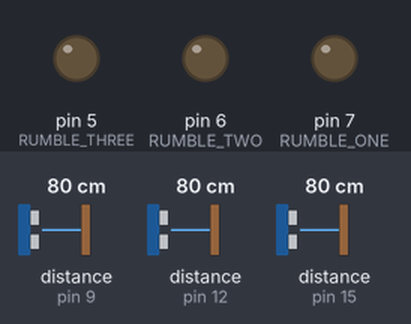
Bench run of a sketch on a simulated Arduino Uno, built with avr-gcc and run on an emulated ATmega328P. Shown: output pins drawn as LEDs (lit = HIGH). Wiring (inferred from the names in the program): 3 × ultrasonic range finder: trigger pin 10, echo pin 9 / trigger pin 13, echo pin 12 / trigger pin 16, echo pin 15. Inputs (shaded band) come from the test bench; at power-on: distance to the obstacle (sensors on pin 9, pin 12, pin 15) 80 cm. The echo pulse lasts 58.3 µs per cm; pins used as bus, display or sensor lines are not drawn.

Above: at 1.2 s.
1.3 s: distance to the obstacle (sensor on pin 9) set to 56 cm
2.8 s: distance to the obstacle (sensor on pin 9) set to 46 cm
At 3.6 s:
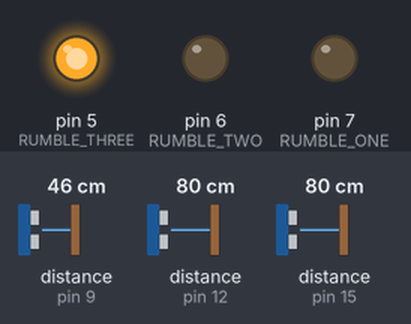
4.3 s: distance to the obstacle (sensor on pin 12) set to 56 cm
5.8 s: distance to the obstacle (sensor on pin 12) set to 48 cm
At 6.9 s:
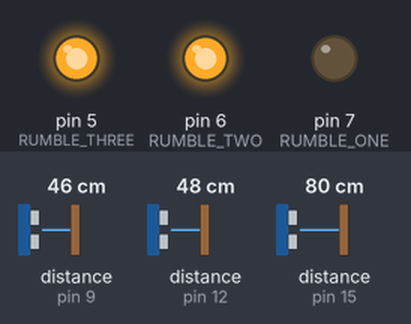
7.3 s: distance to the obstacle (sensor on pin 15) set to 56 cm
8.8 s: distance to the obstacle (sensor on pin 15) set to 46 cm
At 10.2 s:
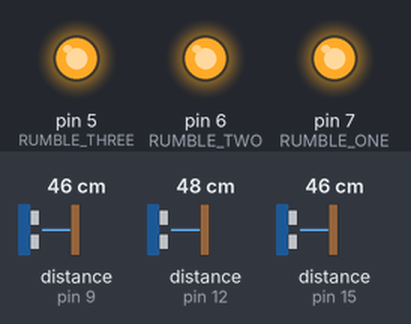
Timing chart, 0 to 11.3 s (numbered marks = the images above; inputs shaded):
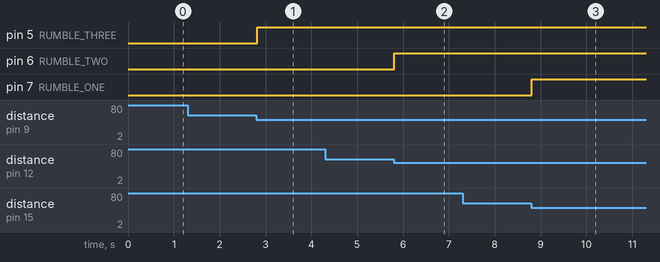

Measured:
- the behaviour switches between 51 and 50 cm on distance to the obstacle (sensor on pin 9) (found by bisection; images 0 and 1)
- the behaviour switches between 51 and 50 cm on distance to the obstacle (sensor on pin 12) (found by bisection; images 1 and 2)
- the behaviour switches between 51 and 50 cm on distance to the obstacle (sensor on pin 15) (found by bisection; images 2 and 3)
- after the input at 1.3 s, every drawn part: stays the same
- after the input at 2.8 s, pin 5 (RUMBLE_THREE): LOW → HIGH at once
- after the input at 4.3 s, every drawn part: stays the same
- after the input at 5.8 s, pin 6 (RUMBLE_TWO): LOW → HIGH at once
- after the input at 7.3 s, every drawn part: stays the same
- after the input at 8.8 s, pin 7 (RUMBLE_ONE): LOW → HIGH at once

The sketch:

SONAR_BELT.ino
```cpp
#define SONAR_FRONT_TRIGGER 16
#define SONAR_FRONT_ECHO 15

#define SONAR_LEFT_TRIGGER 13
#define SONAR_LEFT_ECHO 12

#define SONAR_RIGHT_TRIGGER 10
#define SONAR_RIGHT_ECHO 9

#define RUMBLE_ONE 7
#define RUMBLE_TWO 6
#define RUMBLE_THREE 5

#define SONAR_UPPER_BOUND 50
#define SONAR_LOWER_BOUND 0

#define SPEED_OF_SOUND_DIVISION_CONSTANT 58

#define SONAR_TIMEOUT 100000

void setup() {
  pinMode(SONAR_FRONT_TRIGGER, OUTPUT);
  pinMode(SONAR_FRONT_ECHO, INPUT);

  pinMode(SONAR_LEFT_TRIGGER, OUTPUT);
  pinMode(SONAR_LEFT_ECHO, INPUT);

  pinMode(SONAR_RIGHT_TRIGGER, OUTPUT);
  pinMode(SONAR_RIGHT_ECHO, INPUT);

  pinMode(RUMBLE_ONE, OUTPUT);
  pinMode(RUMBLE_TWO, OUTPUT);
  pinMode(RUMBLE_THREE, OUTPUT);
}

void loop() {

  if(isWithinThreshold(getDistance(SONAR_FRONT_TRIGGER, SONAR_FRONT_ECHO), SONAR_UPPER_BOUND, SONAR_LOWER_BOUND)) {
    digitalWrite(RUMBLE_ONE, HIGH);
  } else {
    digitalWrite(RUMBLE_ONE, LOW);
  }

  if(isWithinThreshold(getDistance(SONAR_LEFT_TRIGGER, SONAR_LEFT_ECHO), SONAR_UPPER_BOUND, SONAR_LOWER_BOUND)) {
    digitalWrite(RUMBLE_TWO, HIGH);
  } else {
    digitalWrite(RUMBLE_TWO, LOW);
  }

  if(isWithinThreshold(getDistance(SONAR_RIGHT_TRIGGER, SONAR_RIGHT_ECHO), SONAR_UPPER_BOUND, SONAR_LOWER_BOUND)) {
    digitalWrite(RUMBLE_THREE, HIGH);
  } else {
    digitalWrite(RUMBLE_THREE, LOW);
  }

}

long getDistance(int sonarTrigger, int sonarEcho) {
  digitalWrite(sonarTrigger, HIGH);
  delayMicroseconds(10);
  digitalWrite(sonarTrigger, LOW);
  return pulseIn(sonarEcho, HIGH, SONAR_TIMEOUT) / SPEED_OF_SOUND_DIVISION_CONSTANT;
}

bool isWithinThreshold(long distance, int upperBound, int lowerBound) {
  return (distance < upperBound && distance > lowerBound);
}
```
